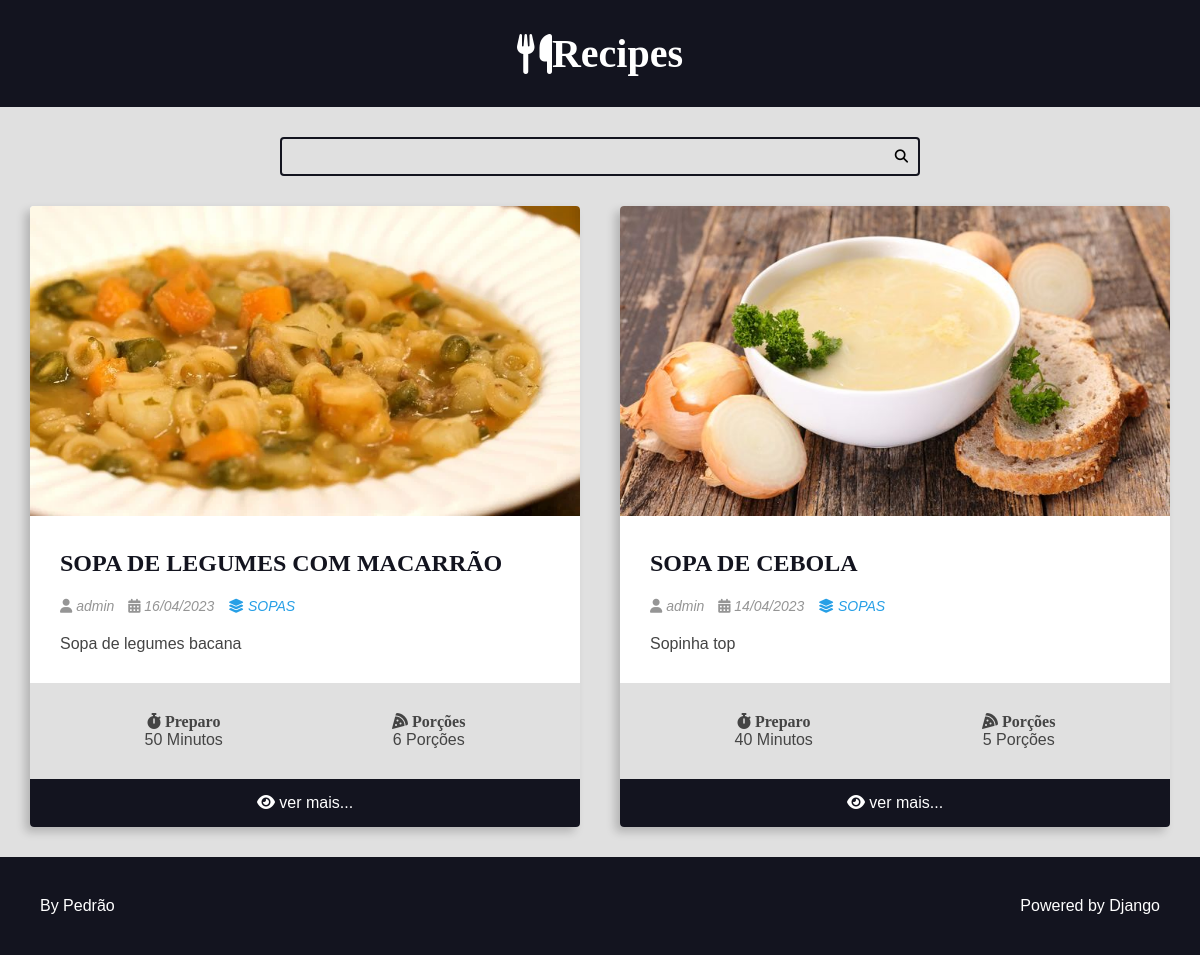
The app's page /recipes/category/6/ with its own data.
### recipes/models.py (models this page shows, shortened)
class Recipe(models.Model):
    title = models.CharField(max_length=65)
    description = models.CharField(max_length=165)
    slug = models.SlugField()
    preparation_time = models.IntegerField()
    preparation_time_unit = models.CharField(max_length=65)
    servings = models.IntegerField()
    servings_unit = models.CharField(max_length=65)
    preparation_steps = models.TextField()
    prepare_stes_is_html = models.BooleanField(default=False)
    created_at = models.DateField(auto_now_add=True)
    updated_at = models.DateField(auto_now=True)
    is_published = models.BooleanField(default=False)
    cover = models.ImageField(upload_to='recipes/cover/%Y/%m/%d', blank=True, default='')
    category = models.ForeignKey(Category, on_delete=models.SET_NULL, null=True)
    author = models.ForeignKey(User, on_delete=models.SET_NULL, null=True)

class Category(models.Model):
    title = models.CharField(max_length=65)
    def __str__(self):
        return self.title

### recipes/views.py (the view)
# urls.py: path('recipes/category/<int:category_id>/', category, name='category'),
def category(request, category_id):
    recipe = Recipe.objects.filter(
        category__id=category_id,
        is_published=True,
        ).order_by('-id')
    return render(request, 'category.html', context={'recipes': recipe} )

### recipes/templates/category.html (shortened to what this page needs)
{% extends 'base.html' %}
{% block content %}
    {% include "search.html" %}
    <main class="main-content-container">
        <div class="main-content main-content-list container">
            {% for recipe in recipes %}
                {% include "card.html" %}
            {% endfor %}
        </div>
    </main>
{% endblock content %}

### recipes/templates/card.html
<div class="recipe recipe-list-item">
    {% if recipe.cover %}
        <div class="recipe-cover">
            <a href=" {% url 'recipes:recipe' recipe.id %}">
                <img src="{{ recipe.cover.url }}" alt="Temporário">
            </a>
        </div>
    {% endif %}
    <div class="recipe-title-container">
        <h2 class="recipe-title">
            <a href="{% url 'recipes:recipe' recipe.id %}">
                {{ recipe.title }}
            </a>
        </h2>
    </div>
    <div class="recipe-author">
        <span class="recipe-author-item">
            <i class="fas fa-user"></i>
            {% if recipe.author.firstname %}
                {{ recipe.author.first_name }} {{recipe.author.last_name}}
            {% else %}
                {{recipe.author.username}}
            {% endif %}
        </span>
        <span class="recipe-author-item">
            <i class="fas fa-calendar-alt"></i>
            {{ recipe.created_at|date:"d/m/Y" }}
        </span>
        <span class="recipe-author-item">
            <a href="{% url 'recipes:category' recipe.category.id %}">
                <i class="fas fa-layer-group"></i>
                <span>{{recipe.category}}</span>
            </a>
        </span>
    </div>
    <div class="recipe-content">
        <p>{{ recipe.description}}</p>
    </div>
    <div class="recipe-meta-container">
        <div class="recipe-meta recipe-preparation">
            <h3 class="recipe-meta-title"><i class="fas fa-stopwatch"></i> Preparo</h3>
            <div class="recipe-meta-text">
                {{recipe.preparation_time }} Minutos
            </div>
        </div>
        <div class="recipe-meta recipe-servings">
            <h3 class="recipe-meta-title"><i class="fas fa-pizza-slice"></i> Porções</h3>
            <div class="recipe-meta-text">
                {{ recipe.servings }} Porções
            </div>
        </div>
    </div>
    <footer class="recipe-footer">
        <a class="recipe-read-more button button-dark button-full-width" href=" {% url 'recipes:recipe' recipe.id %}">
            <i class="fas fa-eye"></i>
            <span>ver mais...</span>
        </a>
    </footer>
</div>

### recipes/static/css/styles.css (style rules this page uses)
:root { --color-primary: #269fe6; --color-primary-hover: #2086c2; --color-primary-dark: #13141f; --color-primary-dark-hover: #212336; --color-primary-light: #d4ecfa; --color-primary-light-hover: #bdd8e7; --color-white: #fff; --color-black: #000; --color-dark-text: #444; --color-info-light: #cce5ff; --color-debug-light: #cce5ff; --color-success-light: #d4edda; --color-alert-light: #fff3cd; --color-warning-light: #fff3cd; --color-error-light: #f8d7da; --color-info-dark: #4d86c4; --color-debug-dark: #4d86c4; --color-success-dark: #4a9c5d; --color-alert-dark: #927f40; --color-warning-dark: #927f40; --color-error-dark: #da525d; --color-gray-0: #f9f9f9; --color-gray-1: #e0e0e0; --color-gray-2: #c7c7c7; --color-gray-3: #aeaeae; --color-gray-4: #959595; --color-gray-5: #7d7d7d; --color-gray-6: #646464; --color-gray-7: #4b4b4b; --color-gray-8: #323232; --color-gray-9: #191919; --font-primary: sans-serif; --font-headings: 'Roboto Slab', serif; --spacing-gutter-medium: 3rem; --spacing-gutter-large: 4rem; }
* { padding: 0; margin: 0; box-sizing: border-box; }
html { font-size: 62.5%; }
body { font-size: 1.6rem; font-family: var(--font-primary); background: var(--color-gray-1); color: var(--color-dark-text); }
h1, h2, h3, h4, h5, h6 { font-family: var(--font-headings); }
img { max-width: 100%; }
a { color: var(--color-primary); text-decoration: none; }
.container { max-width: 144rem; margin: 0 auto; padding: var(--spacing-gutter-medium); }
.main-content { padding-top: 0; }
.main-content-list { display: grid; grid-template-columns: repeat(auto-fit, minmax(340px, 1fr)); gap: var(--spacing-gutter-large); }
.recipe { background: var(--color-white); box-shadow: -5px 5px 10px rgba(0, 0, 0, 0.2); transform: scale(1); transition: all 300ms ease-in-out; border-radius: 0.4rem; overflow: hidden; }
.recipe img { max-width: 100%; }
.recipe-list-item { max-width: 64rem; height: fit-content; }
.recipe-title-container { padding: var(--spacing-gutter-medium); padding-bottom: 2rem; }
.recipe-title-container a { text-decoration: none; color: var(--color-primary-dark); }
.recipe-author { padding: 0 var(--spacing-gutter-medium); }
.recipe-content { padding: var(--spacing-gutter-medium); padding-top: 2rem; }
.recipe-author-item { color: var(--color-gray-4); margin-right: 1rem; font-style: italic; font-size: 1.4rem; }
.recipe-author a { color: var(--color-primary); transition: all 300ms ease-in-out; text-decoration: none; }
.recipe-meta-container { display: flex; flex-flow: row wrap; padding: var(--spacing-gutter-medium); background: var(--color-gray-1); }
.recipe-meta { display: flex; flex-flow: column nowrap; flex-shrink: 1; flex-grow: 1; text-align: center; }
.recipe-meta-title { font-size: 1.6rem; }
.recipe-footer a { background: var(--color-primary-dark); display: block; color: var(--color-white); text-decoration: none; text-align: center; padding: 1.5rem var(--spacing-gutter-medium); transition: all 300ms ease-in-out; }

### records on screen
Recipe: cover (picture), title "SOPA DE LEGUMES COM MACARRÃO", author.username "admin", created_at "16/04/2023", category "SOPAS", description "Sopa de legumes bacana", preparation_time "50", servings "6"
Recipe: cover (picture), title "SOPA DE CEBOLA", author.username "admin", created_at "14/04/2023", category "SOPAS", description "Sopinha top", preparation_time "40", servings "5"
